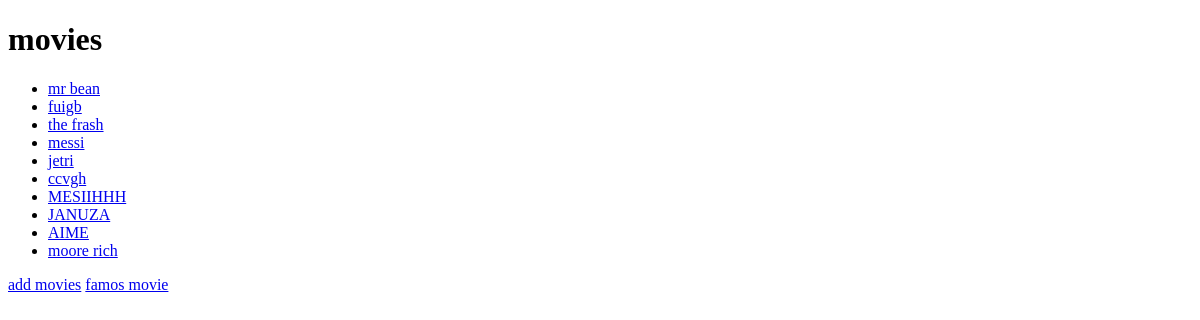
The page /movies/ on the database as committed earlier.
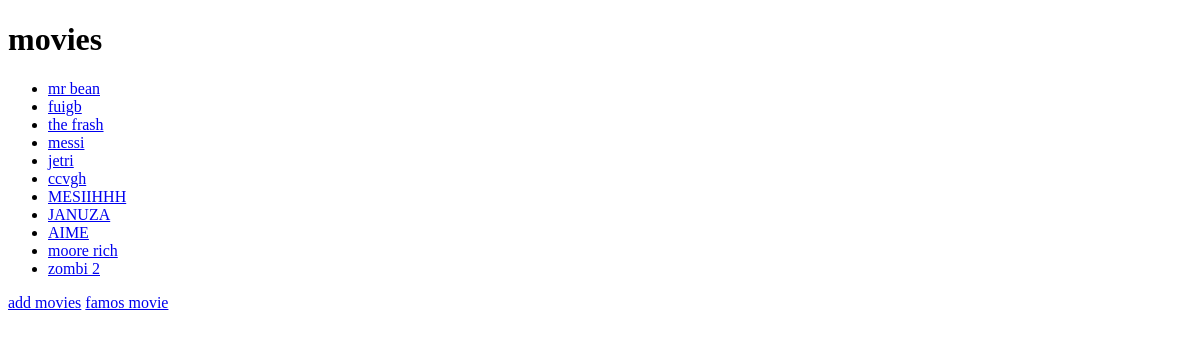
The same page on the database as committed later.
### movies/models.py (models this page shows, shortened)
class Movie(models.Model):
    title = models.CharField(max_length=200)
    year = models.IntegerField()

### movies/views.py (the view)
# urls.py: path("movies/", views.movie),
def movie(request):
    return render(request, "movies/movies.html", {"movies": data})

### movies/templates/movies/movies.html (shortened to what this page needs)
<!DOCTYPE html>
<html lang="en">
  <head>
  </head>
  <body>
    <h1>movies</h1>
    <ul>
      {%for i in movies%}
      <li><a href="{{i.id}}">{{i.title}}</a></li>
      {%endfor%}
    </ul>
    <a href="/movies/add">add movies</a>
    <a href="/movies/famos">famos movie</a>
  </body>
</html>

Rows that differ between the two databases and show on the page:
added Movie: title "zombi 2"
